Frame 1 (no input): blank canvas, image omitted
Frame 60 (no input): blank canvas, image omitted
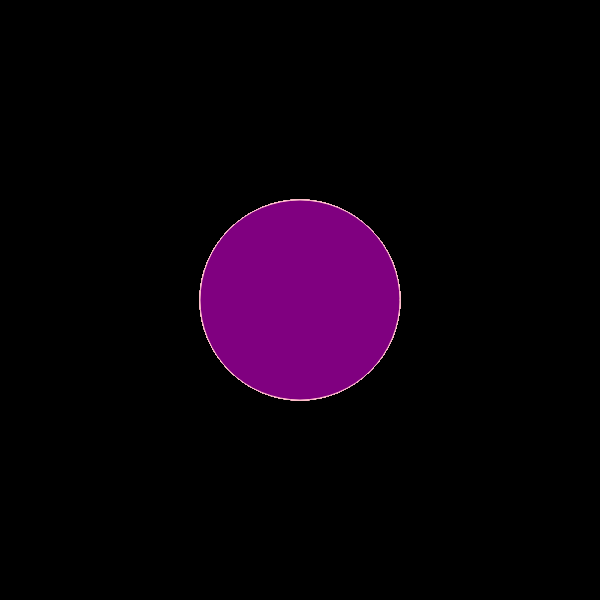
Frame 120 (the mouse pressed at the canvas centre since frame 60)

The p5.js sketch whose frames 1 and 60 were blank and that drew this single picture after the mouse press (run headless with seeded random() and noise() and a simulated clock; from frame 60 on, the mouse is pressed at the canvas centre):

// p5.js sketch
// ── sketch.js
function setup() {
  createCanvas(600, 600);
  background("black");
}

function draw() {
  
  stroke("pink");
  fill("purple");
  
  if(mouseIsPressed){
    circle(mouseX,mouseY,200,350);
  }
}
